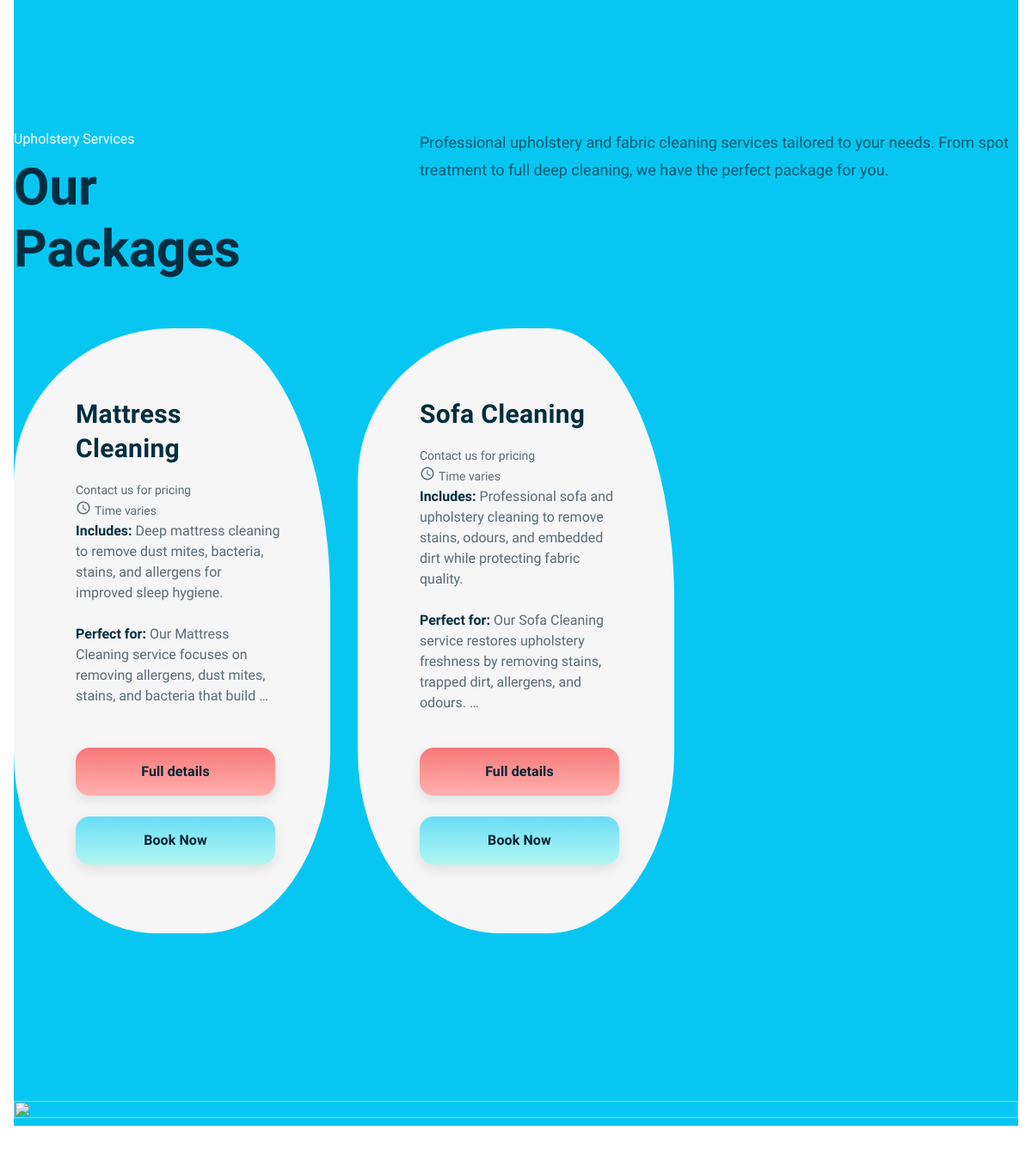
/upholstery-cleaning/ (middle part), run on an earlier commit of the app's database.
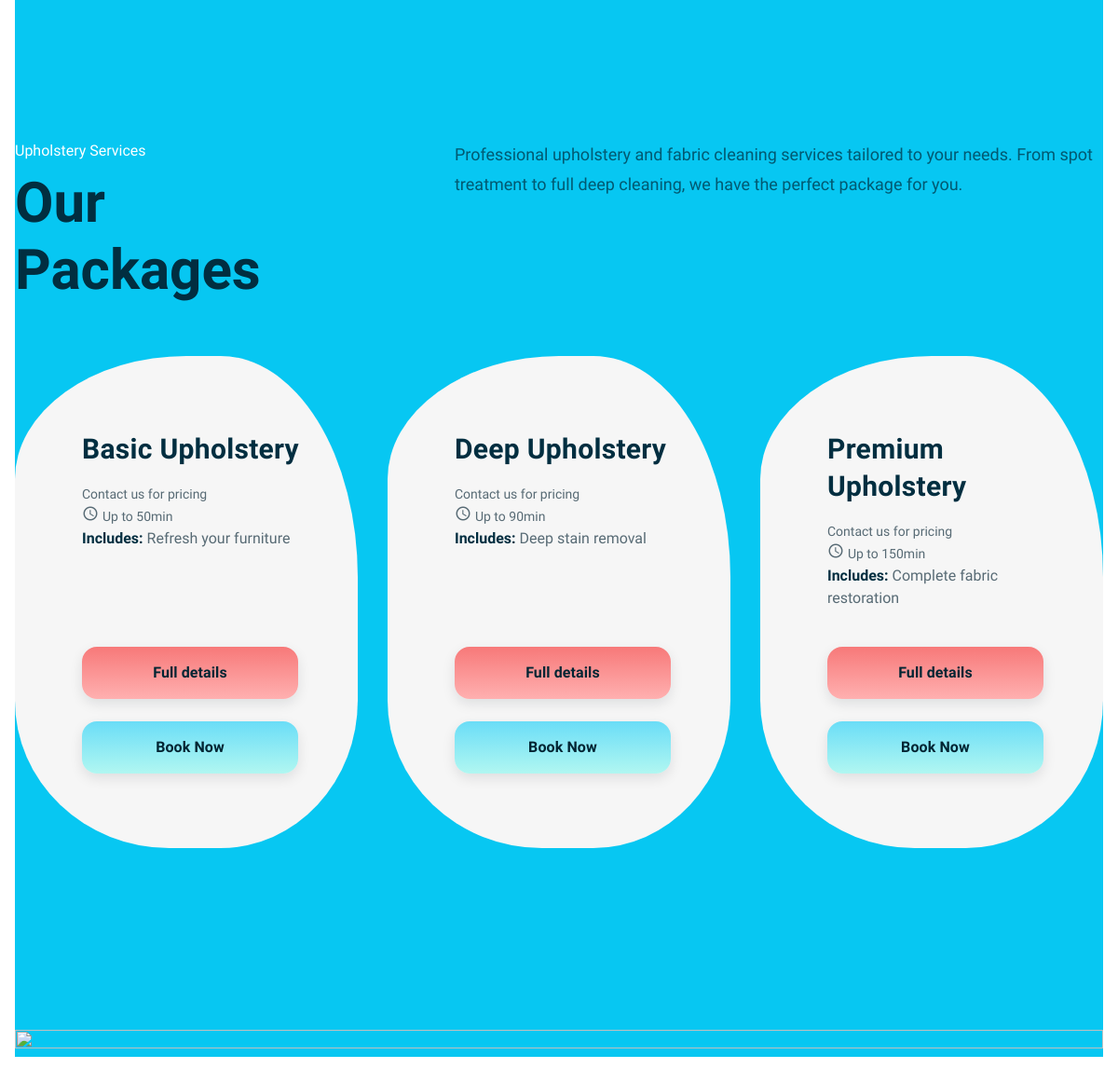
And on a later commit of the database.
### services/models.py (models this page shows, shortened)
class SubService(models.Model):
    service_group = models.CharField(max_length=40, choices=SERVICE_GROUP_CHOICES)
    name = models.CharField(max_length=120)
    slug = models.SlugField(unique=True)
    short_description = models.CharField(max_length=255, blank=True)
    long_description = models.TextField(blank=True)
    requires_address = models.BooleanField(default=True)
    active = models.BooleanField(default=True)
    min_price = models.DecimalField(
        max_digits=8,
        decimal_places=2,
        null=True,
        blank=True,
        validators=[MinValueValidator(Decimal("0.00"))],
        help_text="Lower end of price range (e.g., 46.00)"
    )
    max_price = models.DecimalField(
        max_digits=8,
        decimal_places=2,
        null=True,
        blank=True,
        validators=[MinValueValidator(Decimal("0.00"))],
        help_text="Upper end of price range (e.g., 77.00)"
    )
    duration_minutes = models.PositiveIntegerField(
        null=True,
        blank=True,
        help_text="Estimated duration in minutes (e.g., 90)"
    )
    class Meta:
        ordering = ["service_group", "name"]

### pages/views.py (the view)
# urls.py: path("upholstery-cleaning/", views.upholstery_cleaning, name="upholstery_cleaning"),
def upholstery_cleaning(request):
    from services.models import SubService
    subservices = SubService.objects.filter(service_group='upholstery-fabric', active=True)
    context = {
        'subservices': subservices,
    }
    return render(request, "pages/upholstery_cleaning.html", context)

### templates/pages/upholstery_cleaning.html (shortened to what the changed rows need)
{% extends "base.html" %}
{% block content %}
<div class="mad-content no-pd">
    <div class="container">
        <div class="mad-section with-separator-both mad-section--stretched mad-colorizer--scheme-color-4">
            <div class="content-element-3">
                <div class="row">
                    <div class="col-lg-4">
                        <h2>Our Packages</h2>
                    </div>
                </div>
            </div>
            <div class="mad-pricing-tables item-col-3">
                {% for subservice in subservices %}
                <div class="mad-col">
                    <article class="mad-pricing-table">
                        <div class="mad-pt-header">
                            <h3 class="mad-pricing-table-title">{{ subservice.name }}</h3>
                            <div class="d-flex justify-content-between align-items-center mb-2">
                                <div>
                                    {% if subservice.min_price and subservice.max_price %}
                                    <span class="mad-text-small">£{{ subservice.min_price }} - £{{ subservice.max_price
                                        }}</span>
                                    {% else %}
                                    <span class="mad-text-small">Contact us for pricing</span>
                                    {% endif %}
                                </div>
                                <div class="d-flex align-items-center" style="gap:6px;">
                                    <i class="material-icons" style="font-size:18px;">schedule</i>
                                    {% if subservice.duration_minutes %}
                                    <span class="mad-text-small">Up to {{ subservice.duration_minutes }}min</span>
                                    {% else %}
                                    <span class="mad-text-small">Time varies</span>
                                    {% endif %}
                                </div>
                            </div>
                            {% if subservice.short_description %}
                            <p><b>Includes:</b> {{ subservice.short_description|safe }}</p>
                            {% endif %}
                            {% if subservice.long_description %}
                            <p><b>Perfect for:</b> {{ subservice.long_description|truncatewords:15 }}</p>
                            {% endif %}
                        </div>
                        <div class="mad-pricing-table-content">
                            <div class="row">
                                <div class="col-sm-12">
                                    <a href="{% url 'services:subservice_detail' group_slug='home-cleaning' subservice_slug=subservice.slug %}"
                                        class="btn btn-style-2 w-100 mb-2">
                                        <span>Full details</span>
                                    </a>
                                    <a href="{% url 'bookings:book_subservice' subservice.slug %}" class="btn w-100">
                                        <span>Book Now</span>
                                    </a>
                                </div>
                            </div>
                        </div>
                    </article>
                </div>
                {% empty %}
                <div class="col-12">
                    <p>No home cleaning services available at the moment. Please check back soon.</p>
                </div>
                {% endfor %}
            </div>
        </div>
    </div>
</div>
{% endblock %}

What changed in the data, as far as the page shows it:
no longer on this page (row edited): SubService: name "Mattress Cleaning", shows "Contact us for pricing", shows "Time varies", short_description "Deep mattress cleaning to remove dust mites, bacteria, stains, and allergens for improved sleep hygiene.", long_description "Our Mattress Cleaning service focuses on removing allergens, dust mites, stains, and bacteria that build …"
now on this page (row edited): SubService: name "Basic Upholstery", min_price "Contact us for pricing", duration_minutes "50", short_description "Refresh your furniture"
now on this page (row edited): SubService: name "Deep Upholstery", min_price "Contact us for pricing", duration_minutes "90", short_description "Deep stain removal"
changed SubService: name "Sofa Cleaning" → "Premium Upholstery"; duration_minutes (not shown) → "150"; short_description "Professional sofa and upholstery cleaning to remove stains, odours, and embedded dirt while protecting fabric quality." → "Complete fabric restoration"; long_description "Our Sofa Cleaning service restores upholstery freshness by removing stains, trapped dirt, allergens, and odours. …" → (not shown); duration_minutes "Time varies" → "Up to min"
